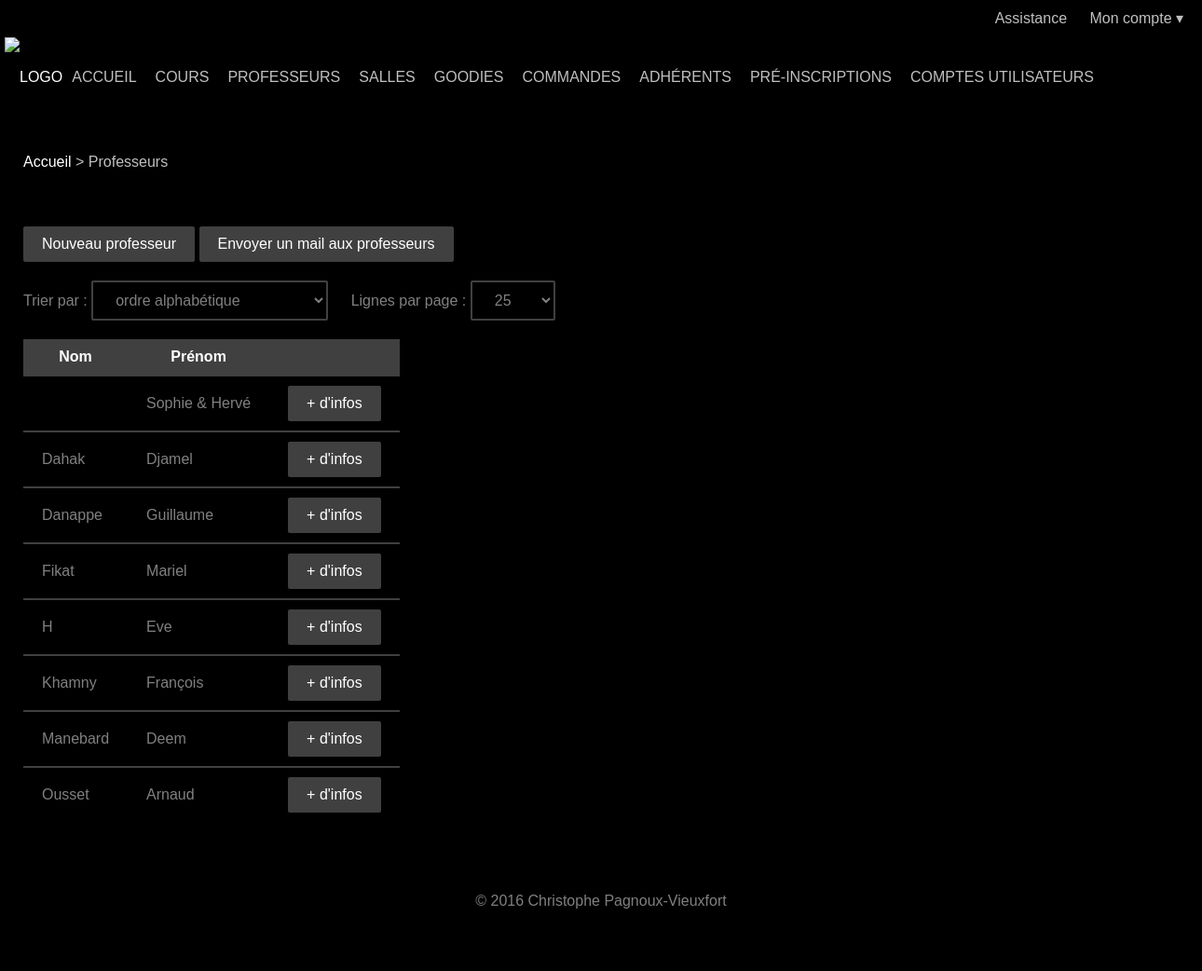
The page /overview.php?table=teacher (signed in) on the database its author committed.
### tables this page shows
CREATE TABLE `teacher` (
  `teacher_id` tinyint(3) UNSIGNED NOT NULL,
  `first_name` varchar(50) NOT NULL,
  `last_name` varchar(50) NOT NULL,
  `birth_date` date DEFAULT NULL,
  `address` varchar(255) DEFAULT NULL,
  `postal_code` char(5) DEFAULT NULL,
  `city` varchar(50) DEFAULT NULL,
  `cellphone` char(14) DEFAULT NULL,
  `phone` char(14) DEFAULT NULL,
  `email` varchar(100) DEFAULT NULL,
  `absences` tinyint(3) UNSIGNED NOT NULL DEFAULT '0'
);

### views/table_teacher.html.php (the view, shortened to what this page needs)
<ol class="breadcrumb">
  <li><?php link_home() ?></li>
  <li>Professeurs</li>
</ol>
<div class="container">
  <ul class="action-links">
    <li><?php link_add_entity($table) ?></li>
    <li><?php link_send_mail_to_multiple_recipients($table) ?></li>
  </ul>
  <?php if (mysqli_num_rows($result) != 0): ?>
    <table>
      <tr>
        <th>Nom</th>
        <th>Prénom</th>
        <th></th>
      </tr>
      <?php while ($row = mysqli_fetch_assoc($result)): ?>
        <?php $row = html_encode_strings($row) ?>
        <tr>
          <td><?php echo $row['last_name'] ?></td>
          <td><?php echo $row['first_name'] ?></td>
          <td><?php link_entity('teacher', $row['teacher_id']) ?></td>
        </tr>
      <?php endwhile ?>
    </table>
  <?php else: ?>
    <p>Aucun professeur</p>
  <?php endif ?>
</div>

### src/util.php (shortened to what this page needs)
<?php
require_once 'src/table.php';
function link_home()
{
	echo '<a href="index.php">Accueil</a>';
}
function link_table($table)
{
	$label = '';
	switch ($table) {
	case 'goody':
		$label = 'Goodies';
		break;
	case 'lesson':
		$label = 'Cours';
		break;
	case 'member':
		$label = 'Adhérents';
		break;
	case 'order':
		$label = 'Commandes';
		break;
	case 'pre_registration':
		$label = 'Pré-inscriptions';
		break;
	case 'room':
		$label = 'Salles';
		break;
	case 'teacher':
		$label = 'Professeurs';
		break;
	case 'user':
		$label = 'Comptes utilisateurs';
		break;
	}
	echo '<a href="overview.php?table=' . $table . '">' . $label . '</a>';
}
function link_entity($table, $id, $label = null)
{
	if (isset($label))
		echo '<a href="entity.php?table=' . $table . '&amp;id=' . $id .
		     '">' . $label . '</a>';
	else
		echo '<a class="button" href="entity.php?table=' . $table .
		     '&amp;id=' . $id . '">+ d\'infos</a>';
}
function link_add_entity($table, $id = null)
{
	$label = '';
	switch ($table) {
	case 'teacher':
		$label = 'Nouveau professeur';
		break;
	}
	if (isset($id))
		echo '<a class="button" href="entity.php?action=add&amp;' .
		     'table=' . $table . '&amp;id=' . $id . '">' . $label .
		     '</a>';
	else
		echo '<a class="button" href="entity.php?action=add&amp;' .
		     'table=' . $table . '">' . $label . '</a>';
}
function link_send_mail_to_multiple_recipients($table)
{
	$filter = select_filter($table);
	$link = connect_database();
	$query = 'SELECT email FROM `' . $table . '`' . $filter;
	if (!$result = mysqli_query($link, $query)) {
		sql_error($link, $query);
		exit;
	}
	$to = '';
	$to = htmlspecialchars(urlencode($to));
	$label = '';
	switch ($table) {
	case 'teacher':
		$label = 'Envoyer un mail aux professeurs';
		break;
	}
	echo '<a class="button" href="mailto:' . $to . '" target="_blank">' .
	     $label . '</a>';
}
function link_send_ticket()
{
	echo '<a href="send_ticket.php">Assistance</a>';
}
function html_encode_strings($array)
{
	return $array;
}
?>

### public/css/main.css (style rules this page uses)
body { background-attachment: fixed; background-color: #000000; background-image: url('http://www.insschool.fr/wp-content/uploads/2015/09/affiche-15-16-site-RVB-fusionne%CC%811.jpg'); background-position: center top; color: #808080; }
a { color: #ffffff; text-decoration: none; }
input[type=submit], .button { background-color: #404040; border: none; border-radius: 2px; color: #ffffff; display: inline-block; }
input[type=submit], .button { padding: 10px 20px; }
table { border-collapse: collapse; }
th, td { border-bottom: 2px solid #404040; padding: 10px 20px; }
th { background-color: #404040; color: #ffffff; }
tr:last-child td { border-bottom: none; }
.dropdown-menu, .navbar ul, .breadcrumb, .pagination ul, .action-links { margin: 0; padding: 0; }
.navbar, .breadcrumb, .container, .super-container, .footer-container { box-sizing: border-box; margin: auto; width: 1280px; }
.navbar li a { display: inline-block; float: left; padding: 0 10px; }
.utility-bar a, .dropdown-toggle, .navbar li a { color: #c0c0c0; }
.breadcrumb { color: #c0c0c0; margin-bottom: 20px; padding: 0 20px; }
.breadcrumb li { display: inline; }
.breadcrumb li::before { content: '> '; }
.breadcrumb li:first-child::before { content: none; }
.container { background-color: #000000; margin-bottom: 20px; padding: 20px; }
.action-links { margin-bottom: 20px; margin-top: 20px; }
.action-links li { display: inline; }

### public/css/footer.css (style rules this page uses)
html { min-height: 100%; position: relative; }
body { margin-bottom: 140px; }

### rows shown on the page
teacher: first_name "Sophie & Hervé"
teacher: last_name "Dahak", first_name "Djamel"
teacher: last_name "Danappe", first_name "Guillaume"
teacher: last_name "Fikat", first_name "Mariel"
teacher: last_name "H", first_name "Eve"
teacher: last_name "Khamny", first_name "François"
teacher: last_name "Manebard", first_name "Deem"
teacher: last_name "Ousset", first_name "Arnaud"

### other values the page prints
$label "COURS PROFESSEURS SALLES GOODIES COMMANDES ADHÉRENTS PRÉ-INSCRIPTIONS COMPTES UTILISATEURS"
$label "Nouveau professeur"
$label "Envoyer un mail aux professeurs"
